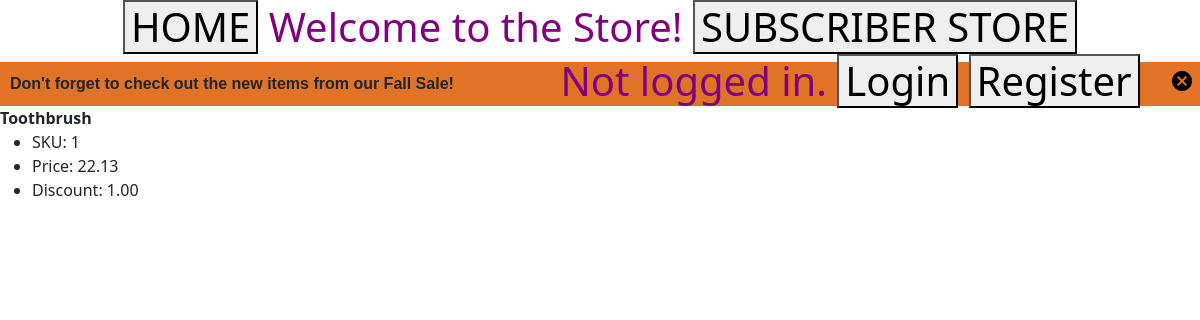
The app's page /store with its own data.
### db_app/models.py (models this page shows)
class Item(models.Model):
	Name = models.CharField(max_length=100, default='')
	SKU = models.AutoField(primary_key=True, unique=True, null=False)
	Price = models.DecimalField(max_digits=8, decimal_places=2)
	Discount = models.DecimalField(max_digits=8, decimal_places=2)
	def __str__(self):
		return str(self.Name)

### db_app/views.py (the view)
# urls.py: path('store', views.store, name='list-store'),
def store(request):
  store_list = Item.objects.raw('SELECT SKU FROM db_app_item EXCEPT SELECT * FROM db_app_subonlyitem')
  if request.user.is_authenticated:
    if request.method == 'POST':
      buysform = BuysForm(request.POST)
      preordersform = PreorderForm(request.POST)
      if buysform.is_valid():
        buy_item = buysform.cleaned_data.get('buy')
        try:
          Buys.objects.create(User = Customer.objects.get(User = request.user), Item = buy_item)
          messages.success(request, f'Successfully bought {buy_item.Name}!')
        except:
          messages.error(request, f'Already bought {buy_item} before. Cannot buy again.')
      if preordersform.is_valid():
        preorder_item = preordersform.cleaned_data.get('preorder')
        try:
          Preorders.objects.create(User = Customer.objects.get(User = request.user), Item = preorder_item)
          messages.success(request, f'Successfully preordered {preorder_item.Name}!')
        except:
          messages.error(request, f'Already preordered {preorder_item} before. Cannot preorder again.')
    else:
      buysform = BuysForm()
      preordersform = PreorderForm()
    return render(request, 'db_project/store.html', {'store_list': store_list, 'buysform': buysform, 'preordersform': preordersform})
  else:
    return render(request, 'db_project/store.html', {'store_list': store_list})

### db_app/templates/db_project/store.html (shortened to what this page needs)
{% load static %}
<!DOCTYPE html>
<html>
<head>
  <link href="https://cdn.jsdelivr.net/npm/bootstrap@5.1.1/dist/css/bootstrap.min.css" rel="stylesheet">
  <link rel="stylesheet" type="text/css" media="screen" href="{% static 'styles.css' %}" />
</head>
<body>
  <h1><button onclick="window.location.href='/'">
  HOME
  </button>
  Welcome to the Store!
  <button onclick="window.location.href='substore'">
  SUBSCRIBER STORE
  </button>
 <div class="moveright">
{% if user.is_authenticated %}
    Welcome {{ user.username }}!
	<button onclick="window.location.href='logout'">
  Logout
  </button>
{% else %}
    Not logged in.
	<button onclick="window.location.href='login'">
  Login
  </button>
  <button onclick="window.location.href='registration'">
  Register
  </button>
{% endif %}
  </div>
  </h1>
  <div class ="banner">
	<div class="banner__content">
		<div class ="banner__text">
			<strong>Don't forget to check out the new items from our Fall Sale!</strong>
		</div>
		<button class="banner__close" type="button">
			<span class="material-icons">
			</span>
		</button>
	</div>
  </div>
  {% for Item in store_list %}
    <strong>{{ Item }}</strong>
	<ul>
	<li>SKU: {{Item.SKU}}</li>
	<li>Price: {{Item.Price}}</li>
	<li>Discount: {{Item.Discount}}</li>
	</ul>
  {% endfor %}
  <br>
</body>
</html>

### db_app/static/styles.css (style rules this page uses)
h1 { color: purple; }

### db_app/templates/db_project/store.html (style rules this page uses)
html, body { margin: 0; }
.banner { background: #e17327; }
.banner__content { padding: 10px; max-width: 500px; margin: 0 auto; display: flex; align-items: center; }
.banner__text { flex-grow: 1; line-height 1.4; font-family: 'Quicksand', sans-serif; }
.banner__close { background: none; border: none; cursor: pointer; right: 100px; position: absolute; right: 0; }
.moveright { width: 700px; float: right; }
h1 { text-align: center; }

### records on screen
Item: SKU+Name "Toothbrush", SKU "1", Price "22.13", Discount "1.00"
